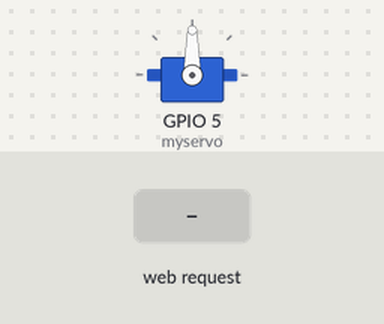
A sketch run on a simulated ESP8266 (NodeMCU). Parts: servo. The test bench sets the inputs (shaded band). WiFi joins after 1.5 s; servers stay silent unless stated; what the sketch prints to the serial monitor is not drawn.

Above: at 2.7 s.
2.8 s: HTTP request GET /form1 received
Timing chart, 0 to 5.8 s (numbered marks = the images above; inputs shaded):
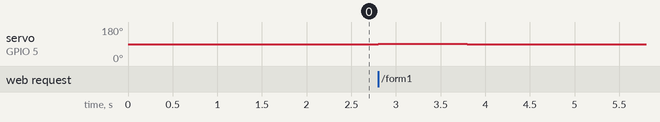

The sketch:

Wifi-servo.ino
```cpp
#include <ESP8266WiFi.h>
#include <WiFiClient.h>
#include <ESP8266WebServer.h>
#include <ESP8266mDNS.h>
#include <Servo.h>

Servo myservo;
int val;

#define SSID "Liang's SE"
#define PASS "qsczsead"

ESP8266WebServer server(80);

void zero(){
  myservo.write(90);
}


String webSite;


void buildWeb(){
    webSite += "<html>";
    webSite+="<head>\n";
    webSite+="<meta charset='UTF-8'/>\n";
  webSite+="<title>Servo control</title>\n";
    webSite+="<script src=\"https://ajax.googleapis.com/ajax/libs/jquery/1.11.3/jquery.min.js\"></script>";
    webSite+="<script>";
    webSite+="$(document).ready(function(){";
    webSite+="$(\"[type = range]\").change(function(){";
    webSite+="var redval = $(\"#red\").val();";
    webSite+="$(\"#red-text\").text(redval);";
    webSite+="});";
    webSite+="});";
    webSite+="</script>";
    webSite+="</head>\n";
    webSite += "<body>";
    webSite += "<h1>Servo Motor Control</h1>";
    webSite += "<form action=\"/form1\">";
    webSite += "<p>Motor degree : <span id = \"red-text\">0</span></p>";
    webSite += "<input type=\"range\" id=\"red\" name=\"R-led\" min=\"-90\" max=\"89\" value=\"0\">";
webSite += "<input type=\"submit\" value=\"submit\"></form>";
webSite += "</body></html>";
}

void handleRoot(){
server.send(200,"text/html",webSite);
}

void ColorPicker(){
int red_color = server.arg("R-led").toInt();
int motordegree = map(red_color,-90,89,0,180);

  myservo.write(motordegree);
    server.send(200,"text/html",webSite);

  delay(1000);
  zero();

}
void handleNotFound(){
server.send(404,"text/html","404 Error!");
}

void setup() {
Serial.begin(115200);
myservo.attach(5);
myservo.write(90);
// put your setup code here, to run once:
buildWeb();
WiFi.begin(SSID, PASS);

while (WiFi.status() != WL_CONNECTED) {
delay(500);
Serial.print(".");
}

server.on("/",handleRoot);
server.on("/form1",ColorPicker);
server.onNotFound(handleNotFound);

server.begin();
Serial.println(WiFi.localIP());
}
void loop() {
// put your main code here, to run repeatedly:
server.handleClient();
}
```

Measured:
- after the input at 2.8 s, servo on GPIO 5 (myservo): 90° → 91° at once, → 90° 1.0 s later
